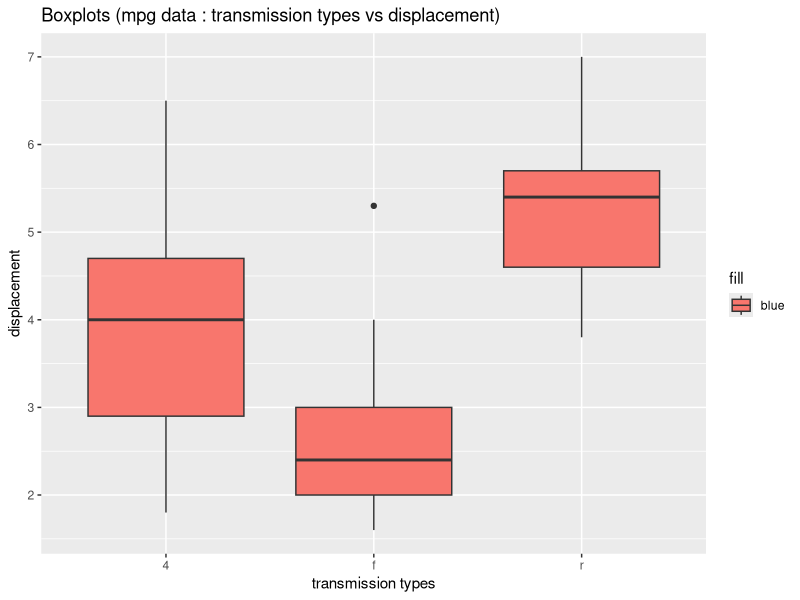
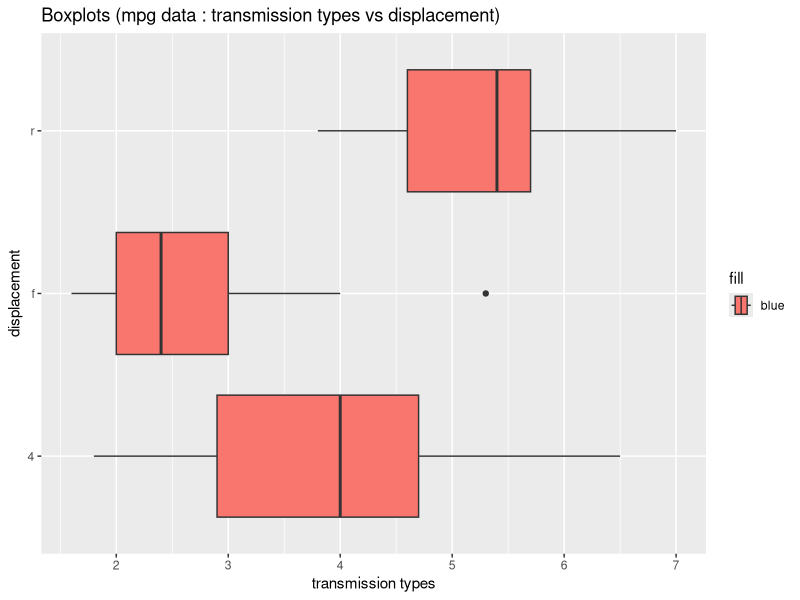

Source code (R) for these figures, in order:
# A Sommers
# Abby Sommers

#The data source is the mpg data tabel
library(tidyverse)
library(ggplot2)
library(dplyr)
mpg

library(tidyverse)
head(mpg)
summary(mpg$displ)

#vertical boxplot
ggplot(data = mpg) +
  geom_boxplot(mapping = aes(x = drv, y = displ, fill = "blue")) +
  ggtitle("Boxplots (mpg data : transmission types vs displacement)") +
  xlab("transmission types") +
  ylab("displacement") 

#horizontal boxplot
ggplot(data = mpg) +
  geom_boxplot(mapping = aes(x = displ, y = drv, fill = "blue")) +
  ggtitle("Boxplots (mpg data : transmission types vs displacement)") +
  xlab("transmission types") +
  ylab("displacement") 
